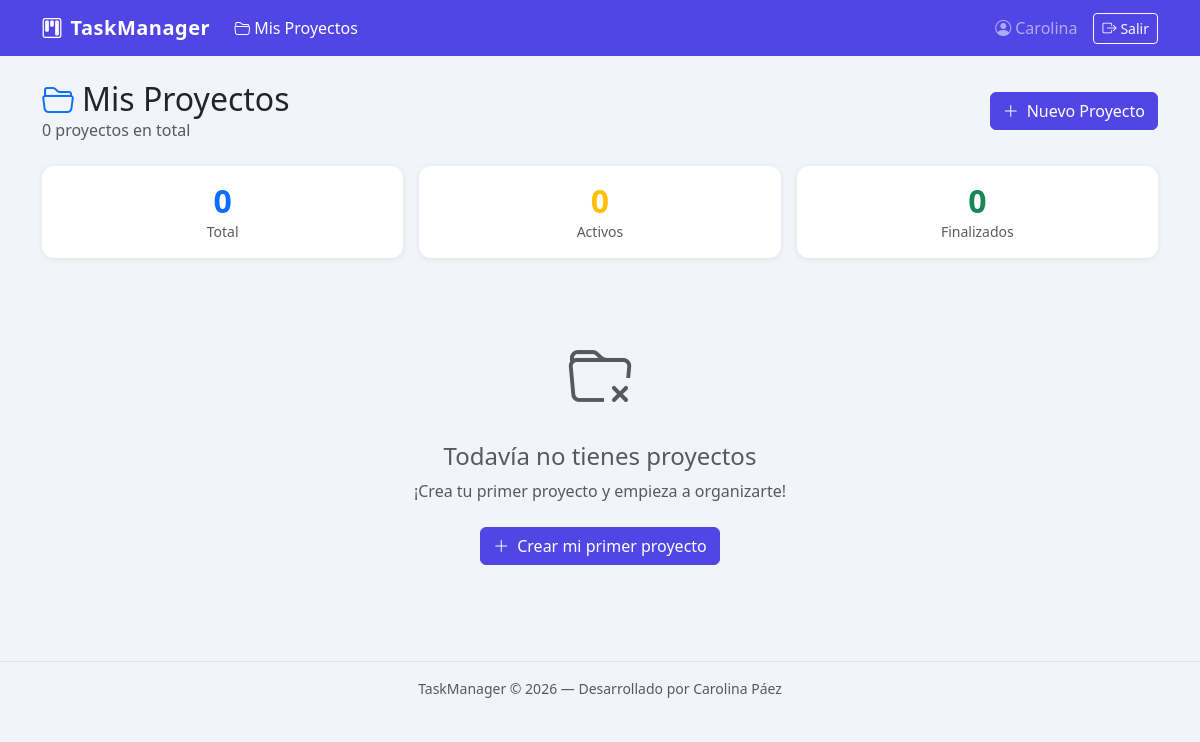
Page /projects/ (signed in) on the earlier database version.
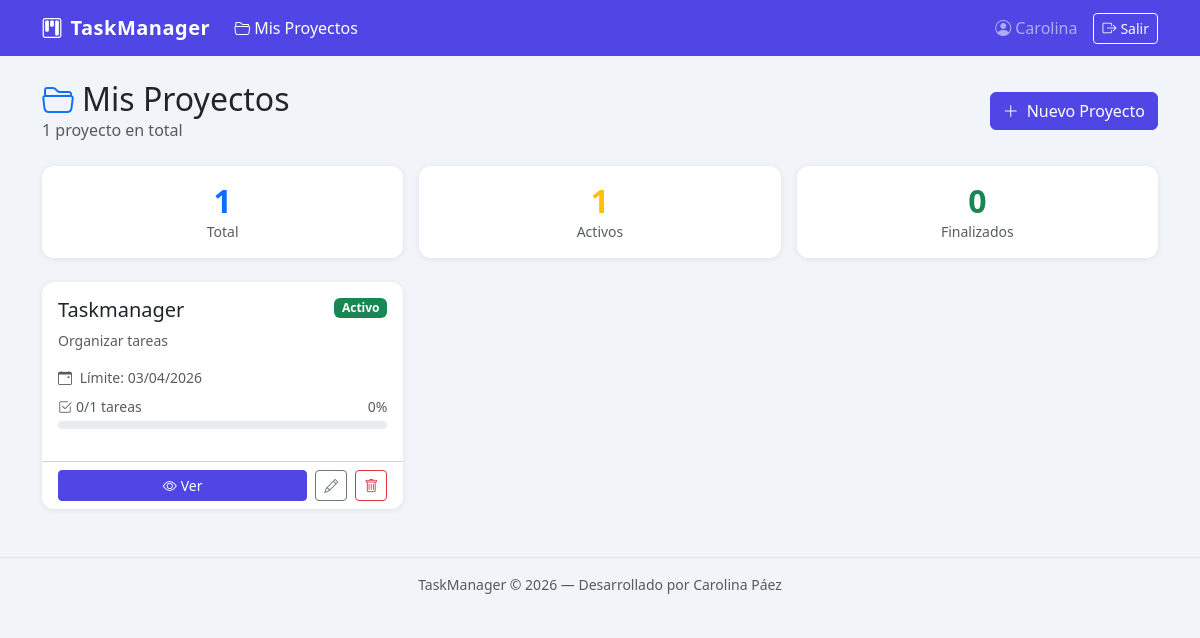
Same page on the later database version.
### apps/projects/models.py (models this page shows, shortened)
class Project(models.Model):
    STATUS_ACTIVE   = 'active'
    STATUS_PAUSED   = 'paused'
    STATUS_FINISHED = 'finished'
    STATUS_CHOICES = [
        (STATUS_ACTIVE,   'Activo'),
        (STATUS_PAUSED,   'Pausado'),
        (STATUS_FINISHED, 'Finalizado'),
    ]
    owner = models.ForeignKey(
        User,
        on_delete=models.CASCADE,
        related_name='project_set',   # user.project_set.all()
        verbose_name='Propietario',
    )
    name = models.CharField(
        max_length=200,
        verbose_name='Nombre del proyecto',
    )
    description = models.TextField(
        blank=True,
        verbose_name='Descripción',
    )
    status = models.CharField(
        max_length=20,
        choices=STATUS_CHOICES,
        default=STATUS_ACTIVE,
        verbose_name='Estado',
    )
    deadline = models.DateField(
        null=True,
        blank=True,
        verbose_name='Fecha límite',
    )
    created_at = models.DateTimeField(auto_now_add=True, verbose_name='Creado el')
    updated_at = models.DateTimeField(auto_now=True,     verbose_name='Actualizado el')
    class Meta:
        verbose_name = 'Proyecto'
        verbose_name_plural = 'Proyectos'
        ordering = ['-created_at']   # Los más nuevos primero
    @property
    def task_count(self):
        return self.task_set.count()
    @property
    def completed_task_count(self):
        return self.task_set.filter(status=Task.STATUS_DONE).count()
    @property
    def progress(self):
        total = self.task_count
        if total == 0:
            return 0
        return int((self.completed_task_count / total) * 100)

### apps/projects/views.py (the view)
# urls.py: path('',                    views.ProjectListView.as_view(),   name='project_list'),
class ProjectListView(LoginRequiredMixin, View):
    template_name = 'projects/project_list.html'
    def get(self, request):
        projects = Project.objects.filter(owner=request.user)
        context = {
            'projects': projects,
            'total': projects.count(),
            'active': projects.filter(status=Project.STATUS_ACTIVE).count(),
            'finished': projects.filter(status=Project.STATUS_FINISHED).count(),
        }
        return render(request, self.template_name, context)

### templates/projects/project_list.html (shortened to what this page needs)
{% extends "base.html" %}
{% block content %}
<div class="d-flex justify-content-between align-items-center mb-4">
  <div>
    <h2 class="mb-0"><i class="bi bi-folder2-open me-2 text-primary"></i>Mis Proyectos</h2>
    <p class="text-muted mb-0">{{ total }} proyecto{{ total|pluralize }} en total</p>
  </div>
  <a href="{% url 'projects:project_create' %}" class="btn btn-primary">
    <i class="bi bi-plus-lg me-2"></i>Nuevo Proyecto
  </a>
</div>
<div class="row g-3 mb-4">
  <div class="col-sm-4">
    <div class="card text-center py-3">
      <div class="h2 fw-bold text-primary mb-0">{{ total }}</div>
      <div class="text-muted small">Total</div>
    </div>
  </div>
  <div class="col-sm-4">
    <div class="card text-center py-3">
      <div class="h2 fw-bold text-warning mb-0">{{ active }}</div>
      <div class="text-muted small">Activos</div>
    </div>
  </div>
  <div class="col-sm-4">
    <div class="card text-center py-3">
      <div class="h2 fw-bold text-success mb-0">{{ finished }}</div>
      <div class="text-muted small">Finalizados</div>
    </div>
  </div>
</div>
{% if projects %}
  <div class="row g-3">
    {% for project in projects %}
    <div class="col-md-6 col-lg-4">
      <div class="card h-100">
        <div class="card-body">
          <div class="d-flex justify-content-between align-items-start mb-2">
            <h5 class="card-title mb-0">{{ project.name }}</h5>
            {% if project.status == 'active' %}
              <span class="badge bg-success">Activo</span>
            {% elif project.status == 'paused' %}
              <span class="badge bg-warning text-dark">Pausado</span>
            {% else %}
              <span class="badge bg-secondary">Finalizado</span>
            {% endif %}
          </div>
          {% if project.description %}
            <p class="card-text text-muted small">
              {{ project.description|truncatechars:80 }}
            </p>
          {% endif %}
          {% if project.deadline %}
            <p class="small text-muted mb-2">
              <i class="bi bi-calendar-event me-1"></i>
              Límite: {{ project.deadline|date:"d/m/Y" }}
            </p>
          {% endif %}
          <div class="mb-1 d-flex justify-content-between small text-muted">
            <span><i class="bi bi-check2-square me-1"></i>{{ project.completed_task_count }}/{{ project.task_count }} tareas</span>
            <span>{{ project.progress }}%</span>
          </div>
          <div class="progress mb-3">
          </div>
        </div>
        <div class="card-footer bg-transparent d-flex gap-2">
          <a href="{% url 'projects:project_detail' project.pk %}"
             class="btn btn-primary btn-sm flex-grow-1">
            <i class="bi bi-eye me-1"></i>Ver
          </a>
          <a href="{% url 'projects:project_update' project.pk %}"
             class="btn btn-outline-secondary btn-sm">
            <i class="bi bi-pencil"></i>
          </a>
          <a href="{% url 'projects:project_delete' project.pk %}"
             class="btn btn-outline-danger btn-sm">
            <i class="bi bi-trash"></i>
          </a>
        </div>
      </div>
    </div>
    {% endfor %}
  </div>
{% else %}
  <div class="text-center py-5 text-muted">
    <i class="bi bi-folder-x" style="font-size: 4rem;"></i>
    <h4 class="mt-3">Todavía no tienes proyectos</h4>
    <p>¡Crea tu primer proyecto y empieza a organizarte!</p>
    <a href="{% url 'projects:project_create' %}" class="btn btn-primary mt-2">
      <i class="bi bi-plus-lg me-2"></i>Crear mi primer proyecto
    </a>
  </div>
{% endif %}
{% endblock %}

### templates/base.html (shortened to what this page needs)
<!DOCTYPE html>
<html lang="es">
<head>
  <link href="https://cdn.jsdelivr.net/npm/bootstrap@5.3.3/dist/css/bootstrap.min.css"
        rel="stylesheet">
  <link href="https://cdn.jsdelivr.net/npm/bootstrap-icons@1.11.3/font/bootstrap-icons.min.css"
        rel="stylesheet">
</head>
<body>
  <nav class="navbar navbar-expand-lg navbar-dark" style="background: var(--primary);">
    <div class="container">
      <a class="navbar-brand" href="{% url 'projects:project_list' %}">
        <i class="bi bi-kanban me-2"></i>TaskManager
      </a>
      <div class="collapse navbar-collapse" id="navMenu">
        <ul class="navbar-nav me-auto">
          {% if user.is_authenticated %}
          <li class="nav-item">
            <a class="nav-link {% if request.resolver_match.app_name == 'projects' %}active{% endif %}"
               href="{% url 'projects:project_list' %}">
              <i class="bi bi-folder2-open me-1"></i>Mis Proyectos
            </a>
          </li>
          {% endif %}
        </ul>
        <ul class="navbar-nav ms-auto align-items-center gap-2">
          {% if user.is_authenticated %}
            <li class="nav-item">
              <a class="nav-link" href="{% url 'accounts:profile' %}">
                <i class="bi bi-person-circle me-1"></i>{{ user.username }}
              </a>
            </li>
            <li class="nav-item">
              <form method="post" action="{% url 'accounts:logout' %}" class="d-inline">
                <button type="submit" class="btn btn-outline-light btn-sm">
                  <i class="bi bi-box-arrow-right me-1"></i>Salir
                </button>
              </form>
            </li>
          {% endif %}
        </ul>
      </div>
    </div>
  </nav>
  <main class="container py-4">
    {% block content %}{% endblock %}
  </main>
  <footer class="text-center py-3 mt-4 text-muted small border-top">
    TaskManager &copy; 2026 — Desarrollado por Carolina Páez
  </footer>
</body>
</html>

### templates/base.html (style rules this page uses)
:root { --primary: #4f46e5; --primary-dark: #3730a3; --sidebar-bg: #1e1b4b; --sidebar-text: #c7d2fe; }
body { background: #f1f5f9; min-height: 100vh; }
.navbar-brand { font-weight: 700; letter-spacing: .5px; }
.card { border: none; border-radius: 12px; box-shadow: 0 1px 6px rgba(0,0,0,.08); }
.progress { height: 8px; border-radius: 99px; }
.btn-primary { background: var(--primary); border-color: var(--primary); }

Differences in the rows shown:
added Project: name "Taskmanager", status "Activo", description "Organizar tareas", deadline "03/04/2026", completed_task_count "0", task_count "1", progress "0"
Other differences:
{{ total }}: "0" → "1"
{{ active }}: "0" → "1"
text no longer shown: "Todavía no tienes proyectos ¡Crea tu primer proyecto y empieza a organizarte! Crear mi primer proyecto"
